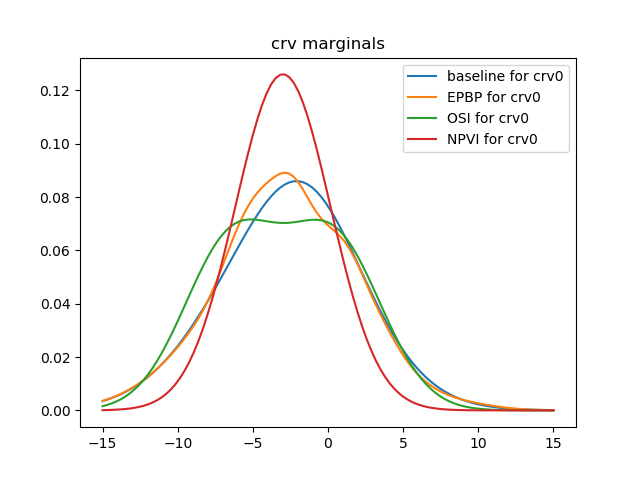

Recreate this plot in Python.
import utils

utils.set_path(('..', '../gibbs'))
from RelationalGraph import *
from MLNPotential import *
from Potential import QuadraticPotential, TablePotential, HybridQuadraticPotential
from EPBPLogVersion import EPBP
from OneShot import OneShot, LiftedOneShot
from NPVI import NPVI, LiftedNPVI
from CompressedGraphSorted import CompressedGraphSorted
import numpy as np
import time
from copy import copy

seed = 1
utils.set_seed(seed)

from hybrid_gaussian_mrf import HybridGaussianSampler
from hybrid_gaussian_mrf import convert_to_bn, block_gibbs_sample, get_crv_marg, get_drv_marg, \
    get_rv_marg_map_from_bn_params
import sampling_utils

from KLDivergence import kl_continuous_logpdf

num_paper = 2
num_topic = 2

Paper = []
for i in range(num_paper):
    Paper.append(f'paper{i}')
Topic = []
for i in range(num_topic):
    Topic.append(f'topic{i}')

domain_bool = Domain((0, 1))
domain_real = Domain((-15, 15), continuous=True, integral_points=linspace(-15, 15, 20))

lv_paper = LV(Paper)
lv_paper_2 = LV(Paper)
lv_topic = LV(Topic)

atom_paper_popularity = Atom(domain_real, logical_variables=(lv_paper,), name='popularity')
atom_topic_popularity = Atom(domain_real, logical_variables=(lv_topic,), name='popularity')
atom_paperIn = Atom(domain_bool, logical_variables=(lv_paper, lv_topic), name='paperIn')
atom_paperIn_2 = Atom(domain_bool, logical_variables=(lv_paper_2, lv_topic), name='paperIn')
atom_cites = Atom(domain_bool, logical_variables=(lv_paper, lv_paper_2), name='cites')

w_d = 0.1
f1 = ParamF(  # disc
    MLNPotential(lambda x: imp_op(x[0] * x[1], x[2]), w=w_d),
    nb=(atom_cites, atom_paperIn, atom_paperIn_2),
    constrain=lambda sub: sub[lv_paper] != sub[lv_paper_2]
)

w_h = 0.4  # the stronger the more multi-modal things tend to be
f2 = ParamF(
    MLNPotential(lambda x: x[0] * eq_op(x[1], x[2]), w=w_h),
    nb=(atom_paperIn, atom_paper_popularity, atom_topic_popularity)
)
equiv_hybrid_pot = HybridQuadraticPotential(
    A=w_h * np.array([np.array([[0., 0], [0, 0]]), np.array([[-1., 1.], [1., -1.]])]),
    b=w_h * np.array([[0., 0.], [0., 0.]]),
    c=w_h * np.array([0., 0.])
)  # equals 0 if x[0]==0, equals -(x[1]-x[1])^2 if x[0]==1

prior_strength = 0.01
locs = [-3., 1]
f3 = ParamF(  # cont
    QuadraticPotential(A=prior_strength * -(np.eye(2)), b=prior_strength * 2 * np.array(locs),
                       c=prior_strength * -(np.square(locs).sum())),
    nb=[atom_paper_popularity, atom_topic_popularity]
)  # needed to ensure normalizability; model will be indefinite when all discrete nodes are 0


def generate_data(evidence_ratios=(.2, .5)):
    data = dict()
    X_ = np.random.choice(num_paper, int(num_paper * evidence_ratios[0]), replace=False)
    for x_ in X_:
        data[str(('popularity', f'paper{x_}'))] = np.clip(np.random.normal(0, 3), -10, 10)

    X_ = np.random.choice(num_topic, int(num_topic * evidence_ratios[1]), replace=False)
    for x_ in X_:
        data[str(('popularity', f'topic{x_}'))] = np.clip(np.random.normal(0, 3), -10, 10)

    X_ = np.random.choice(num_paper, int(num_paper * evidence_ratios[0]), replace=False)
    for x_ in X_:
        Y_ = np.random.choice(num_topic, np.random.randint(3), replace=False)
        for y_ in Y_:
            data[str(('paperIn', f'paper{x_}', f'topic{y_}'))] = int(np.random.choice([0, 1]))

    X_ = np.random.choice(num_paper, int(num_paper * 1), replace=False)
    for x_ in X_:
        Y_ = np.random.choice(num_paper, int(num_paper * 1), replace=False)
        for y_ in Y_:
            data[str(('cites', f'paper{x_}', f'paper{y_}'))] = int(np.random.choice([0, 0, 0, 1]))

    return data


rel_g = RelationalGraphSorted()
rel_g.atoms = (atom_cites, atom_paperIn, atom_paper_popularity, atom_topic_popularity)
rel_g.param_factors = (f1, f2, f3)
rel_g.init_nb()

num_tests = 1  # number of times evidence will vary; each time all methods are run to perform conditional inference
record_fields = ['cpu_time',
                 'wall_time',
                 'obj',  # this is BFE/-ELBO for variational methods, -logZ for exact baseline
                 'mmap_err',  # |argmax p(xi) - argmax q(xi)|, avg over all nodes i
                 'kl_err',  # kl(p(xi)||q(xi)), avg over all nodes i
                 ]
algo_names = ['baseline', 'EPBP', 'OSI', 'NPVI']
# algo_names = ['baseline', 'NPVI', 'OSI', ]
# algo_names = ['baseline', 'NPVI', 'LNPVI', 'OSI', 'LOSI']
# algo_names = ['baseline', 'EPBP']
# algo_names = ['EPBP']
# assert algo_names[0] == 'baseline'
# for each algorithm, we keep a record, which is a dict mapping a record_field to a list (which will eventually be
# averaged over)
records = {algo_name: {record_field: [] for record_field in record_fields} for algo_name in algo_names}

data = dict()
for test_num in range(num_tests):
    test_seed = seed + test_num
    np.random.seed(test_seed)

    # regenerate/reload evidence
    evidence_ratios = (0.2, 0.5)
    data = generate_data(evidence_ratios)

    rel_g.data = data
    g, rvs_table = rel_g.grounded_graph()

    g_rv_nbs = [copy(rv.nb) for rv in g.rvs_list]  # keep a copy of rv neighbors in the original graph
    print(rvs_table)

    # labels of query nodes
    query_rvs = [rv for rv in g.rvs_list if rv.domain_type[0] == 'c']

    print('number of rvs', len(g.rvs))
    print('num drvs', len([rv for rv in g.rvs if rv.domain_type[0] == 'd']))
    print('num crvs', len([rv for rv in g.rvs if rv.domain_type[0] == 'c']))
    print('number of factors', len(g.factors))
    print('number of evidence', len(data))

    obs_rvs = [v for v in g.rvs if v.value is not None]
    evidence = {rv: rv.value for rv in obs_rvs}
    cond_g = utils.get_conditional_mrf(g.factors_list, g.rvs,
                                       evidence)  # this will also condition log_potential_funs

    print('cond number of rvs', len(cond_g.rvs))
    print('cond num drvs', len([rv for rv in cond_g.rvs if rv.domain_type[0] == 'd']))
    print('cond num crvs', len([rv for rv in cond_g.rvs if rv.domain_type[0] == 'c']))

    all_margs = {algo_name: [None] * len(query_rvs) for algo_name in algo_names}  # for plotting convenience

    baseline = 'exact'
    # baseline = 'gibbs'
    for algo_name in algo_names:
        print('####')
        print('test_num', test_num)
        print('running', algo_name)

        # temp storage
        mmap = np.zeros(len(query_rvs))
        margs = [None] * len(query_rvs)
        marg_kls = np.zeros(len(query_rvs))
        obj = -1

        if algo_name == 'baseline':
            # preprocessing
            # convert factors to the form accepted by HybridGaussianSampler
            # Currently there's no lifting for sampling, so we don't need to ensure the same potentials share reference
            converted_factors = []  # identical to cond_g.factors, except the potentials are converted to equivalent ones
            for factor in cond_g.factors:
                factor = copy(factor)
                if factor.domain_type == 'd' and not isinstance(factor.potential, TablePotential):
                    assert isinstance(factor.potential, MLNPotential), 'currently can only handle MLN'
                    factor.potential = utils.convert_disc_MLNPotential_to_TablePotential(factor.potential, factor.nb)
                if factor.domain_type == 'h':
                    assert isinstance(factor.potential, MLNPotential), 'currently can only handle MLN'
                    nb = factor.nb
                    num_dnb = len([v for v in nb if v.domain_type[0] == 'd'])
                    num_cnb = len([v for v in nb if v.domain_type[0] == 'c'])
                    assert num_dnb == 1 and nb[0].dstates == 2, 'must have 1st nb boolean for the hack to work'
                    if num_cnb == 2:  # of the form MLNPotential(lambda x: x[0] * eq_op(x[1], x[2]), w=w_h)
                        factor.potential = equiv_hybrid_pot
                    elif num_cnb == 1:  # one cont observed in the uncond factor
                        uncond_factor = factor.uncond_factor  # from conditioning
                        obs = [v.value for v in uncond_factor.nb if v in obs_rvs]
                        assert len(obs) == 1
                        obs = obs[0]
                        factor.potential = HybridQuadraticPotential(A=w_h * np.array([np.zeros([1, 1]), -np.eye(1)]),
                                                                    b=w_h * np.array([[0.], [2 * obs]]),
                                                                    c=w_h * np.array([0., -obs ** 2]))
                    else:
                        raise NotImplementedError
                if factor.domain_type == 'c':
                    if isinstance(factor.potential, MLNPotential):
                        if len(factor.nb) == 2:
                            factor.potential = equiv_hybrid_pot
                        else:
                            assert len(factor.nb) == 1
                            uncond_factor = factor.uncond_factor  # from conditioning
                            obs = [v.value for v in uncond_factor.nb if v in obs_rvs]
                            assert len(obs) == 2
                            dobs, cobs = obs[0], obs[1]
                            if dobs == 0:
                                factor.potential = QuadraticPotential(A=np.zeros([1, 1]), b=np.zeros([1]), c=0)
                            else:
                                factor.potential = QuadraticPotential(A=w_h * -np.eye(1),
                                                                      b=w_h * np.array([2 * cobs]), c=w_h * -cobs ** 2)

                assert isinstance(factor.potential, (TablePotential, QuadraticPotential, HybridQuadraticPotential))
                converted_factors.append(factor)

            utils.set_log_potential_funs(converted_factors,
                                         skip_existing=False)  # create lpot_funs to be used by baseline
            cond_g.init_rv_indices()  # create indices in the conditional mrf (for baseline and osi)
            utils.set_nbrs_idx_in_factors(converted_factors, cond_g.Vd_idx, cond_g.Vc_idx)  # preprocessing for baseline

            if baseline == 'exact':
                bn_res = convert_to_bn(converted_factors, cond_g.Vd, cond_g.Vc, return_logZ=True)
                bn = bn_res[:-1]
                logZ = bn_res[-1]
                print('true -logZ', -logZ)
                obj = -logZ
                # print('BN params', bn)

                num_dstates = np.prod([rv.dstates for rv in cond_g.Vd])
                if num_dstates > 1000:
                    print('too many dstates, exact mode finding might take a while, consider parallelizing...')

                for i, rv in enumerate(query_rvs):
                    m = get_rv_marg_map_from_bn_params(*bn, cond_g.Vd_idx, cond_g.Vc_idx, rv)
                    mmap[i] = m
                    assert rv.domain_type[0] == 'c', 'only looking at kl for cnode queries for now'
                    crv_idx = cond_g.Vc_idx[rv]
                    crv_marg_params = get_crv_marg(*bn, crv_idx)
                    marg_logpdf = utils.get_scalar_gm_log_prob(None, *crv_marg_params, get_fun=True)
                    margs[i] = marg_logpdf

            if baseline == 'gibbs':
                num_burnin = 200
                num_samples = 500
                num_gm_components_for_crv = 3
                disc_block_its = 40
                hgsampler = HybridGaussianSampler(converted_factors, cond_g.Vd, cond_g.Vc, cond_g.Vd_idx, cond_g.Vc_idx)
                hgsampler.block_gibbs_sample(num_burnin=num_burnin, num_samples=num_samples,
                                             disc_block_its=disc_block_its)
                # np.save('cont_samples', hgsampler.cont_samples)
                # np.save('disc_samples', hgsampler.disc_samples)
                # TODO: estimate obj = -logZ from samples

                for i, rv in enumerate(query_rvs):
                    m = hgsampler.map(rv, num_gm_components_for_crv=num_gm_components_for_crv)
                    mmap[i] = m
                    assert rv.domain_type[0] == 'c', 'only looking at kl for cnode queries for now'
                    # TODO: fitting gm twice, wasteful
                    cont_samples = hgsampler.cont_samples
                    crv_idx = cond_g.Vc_idx[rv]
                    crv_marg_params = sampling_utils.fit_scalar_gm_from_samples(cont_samples[:, crv_idx],
                                                                                K=num_gm_components_for_crv)
                    marg_logpdf = utils.get_scalar_gm_log_prob(None, *crv_marg_params, get_fun=True)
                    margs[i] = marg_logpdf
            # save baseline
            baseline_mmap = mmap
            baseline_margs = margs
            marg_kls = np.zeros_like(mmap)
            cpu_time = wall_time = 0  # don't care

        elif algo_name == 'EPBP':
            bp = EPBP(g, n=20, proposal_approximation='simple')
            start_time = time.process_time()
            start_wall_time = time.time()
            bp.run(10, log_enable=False)
            cpu_time = time.process_time() - start_time
            wall_time = time.time() - start_wall_time

            for i, rv in enumerate(query_rvs):
                mmap[i] = bp.map(rv)
                # marg_logpdf = lambda x: bp.belief(x, rv, log_belief=True)  # probly slightly faster if not plotting
                marg_logpdf = utils.curry_epbp_belief(bp, rv, log_belief=True)
                margs[i] = marg_logpdf
                assert rv.domain_type[0] == 'c', 'only looking at kl for cnode queries for now'
                # lb, ub = -np.inf, np.inf
                lb, ub = rv.domain.values[0], rv.domain.values[1]
                marg_kl = max(0, kl_continuous_logpdf(log_p=baseline_margs[i], log_q=margs[i], a=lb, b=ub))
                marg_kls[i] = marg_kl

        elif algo_name in ('OSI', 'LOSI', 'NPVI', 'LNPVI'):
            cond = True
            if cond:
                cond_g.init_nb()  # this will make cond_g rvs' .nb attributes consistent (baseline didn't care so it was OK)
            K = 2
            T = 16
            lr = 0.5
            its = 1500
            fix_mix_its = int(its * 0.5)
            logging_itv = 50
            utils.set_log_potential_funs(g.factors_list, skip_existing=True)  # g factors' lpot_fun should still be None
            # above will also set the lpot_fun in all the (completely unobserved) factors in cond_g
            if algo_name in ('OSI', 'NPVI'):
                if cond:  # TODO: ugly; fix
                    _g = cond_g
                else:
                    _g = g
                if algo_name == 'OSI':
                    vi = OneShot(g=_g, K=K, T=T, seed=seed)
                else:
                    vi = NPVI(g=_g, K=K, T=T, isotropic_cov=False, seed=seed)
            else:
                if cond:
                    cg = CompressedGraphSorted(cond_g)
                else:
                    # technically incorrect; currently we should run LOSI on the conditional MRF
                    cg = CompressedGraphSorted(g)
                cg.run()
                print('number of rvs in cg', len(cg.rvs))
                print('number of factors in cg', len(cg.factors))
                if algo_name == 'LOSI':
                    vi = LiftedOneShot(g=cg, K=K, T=T, seed=seed)
                else:
                    vi = LiftedNPVI(g=cg, K=K, T=T, seed=seed)
            if cond:  # clean up; only needed cond_g.init_nb() for defining symbolic objective
                for i, rv in enumerate(g.rvs_list):
                    rv.nb = g_rv_nbs[i]  # restore; undo possible mutation from cond_g.init_nb()

            start_time = time.process_time()
            start_wall_time = time.time()
            res = vi.run(lr=lr, its=its, fix_mix_its=fix_mix_its, logging_itv=logging_itv)
            cpu_time = time.process_time() - start_time
            wall_time = time.time() - start_wall_time
            obj = res['record']['obj'][-1]

            for i, rv in enumerate(query_rvs):
                if cond:
                    m = vi.map(obs_rvs=[], query_rv=rv)
                else:
                    m = vi.map(obs_rvs=obs_rvs, query_rv=rv)
                mmap[i] = m
                assert rv.domain_type[0] == 'c', 'only looking at kl for cnode queries for now'
                crv_marg_params = vi.params['w'], rv.belief_params['mu'], rv.belief_params['var']
                margs[i] = utils.get_scalar_gm_log_prob(None, *crv_marg_params, get_fun=True)
                # lb, ub = -np.inf, np.inf
                lb, ub = rv.domain.values[0], rv.domain.values[1]
                marg_kl = max(0, kl_continuous_logpdf(log_p=baseline_margs[i], log_q=margs[i], a=lb, b=ub))
                marg_kls[i] = marg_kl

        # same for all algos
        print('pred mmap', mmap)
        print('true mmap', baseline_mmap)
        mmap_err = np.mean(np.abs(mmap - baseline_mmap))
        kl_err = np.mean(marg_kls)
        algo_record = dict(cpu_time=cpu_time, wall_time=wall_time, obj=obj, mmap_err=mmap_err, kl_err=kl_err)
        for key, value in algo_record.items():
            records[algo_name][key].append(value)
        all_margs[algo_name] = margs  # for plotting convenience

print('plotting example marginal from last run')

import matplotlib.pyplot as plt

plt.figure()
xs = np.linspace(domain_real.values[0], domain_real.values[1], 100)

crv_idxs_to_plot = list(range(len([rv for rv in query_rvs if rv.domain_type[0] == 'c'])))
num_to_plot = 1
crv_idxs_to_plot = crv_idxs_to_plot[:num_to_plot]
for test_crv_idx in crv_idxs_to_plot:
    # for test_crv_idx in range(len(query_rvs)):
    for algo_name in algo_names:
        marg_logpdf = all_margs[algo_name][test_crv_idx]
        # plt.plot(xs, np.exp(marg_logpdf(xs)), label=f'{algo_name} for {test_crv_idx}')
        plt.plot(xs, np.exp([marg_logpdf(x) for x in xs]), label=f'{algo_name} for crv{test_crv_idx}')

plt.legend(loc='best')
plt.title('crv marginals')
# plt.show()
save_name = __file__.split('.py')[0]
plt.savefig('%s.png' % save_name)

print('######################')
from collections import OrderedDict

avg_records = OrderedDict()
for algo_name in algo_names:
    record = records[algo_name]
    avg_record = OrderedDict()
    for record_field in record_fields:
        avg_record[record_field] = (np.mean(record[record_field]), np.std(record[record_field]))
    avg_records[algo_name] = avg_record

from pprint import pprint

for key, value in avg_records.items():
    print(key + ':')
    pprint(dict(value))


# import json
# output = json.dumps(avg_records, indent=0, sort_keys=True)
